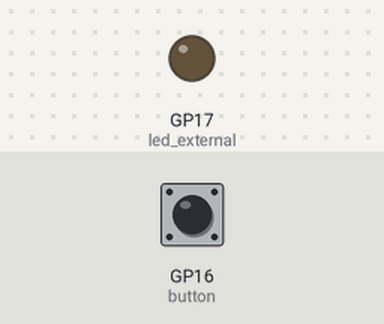
Bench run of a program on a simulated Raspberry Pi Pico running MicroPython. Shown: output pins drawn as LEDs (lit = HIGH). Dashed ring = blinking. The test bench sets the inputs (shaded band); at power-on: GP16 (button) HIGH.

Above: at 1.2 s.
1.3 s: GP16 (button) pulled LOW for 3.2 s
At 1.7 s:
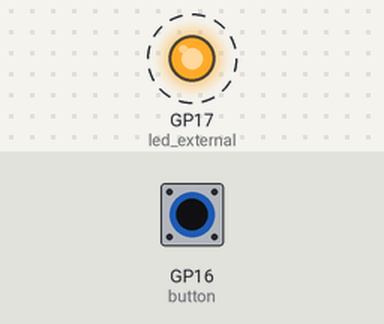
6.0 s: GP16 (button) pulled LOW for 0.15 s
At 7.2 s:
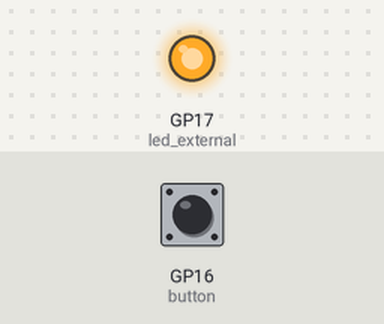
Timing chart, 0 to 9.0 s (numbered marks = the images above; inputs shaded):
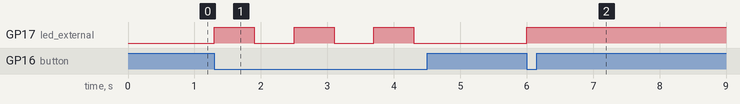

Measured:
- after the input at 1.3 s, GP17 (led_external): alternates HIGH for 0.60 s and LOW for 0.60 s, 6 changes in all, then stays LOW, starting at once
- after the input at 6.0 s, GP17 (led_external): LOW → HIGH at once

The program:

step-006.py
```python
# 配線方法：
# [GPIO 17] --- [抵抗] --- (+)LED(-) --- [GND]
# [GPIO 16] --- [ボタン] --- [GND]
#
# 抵抗（330Ω または 1kΩ）

from machine import Pin
import time

# 外部 LED を GPIO 17 に接続
led_external = Pin(17, Pin.OUT)

# ボタンを GPIO 16 に接続（プルアップ抵抗を有効化）
button = Pin(16, Pin.IN, Pin.PULL_UP)

try:
    while True:
        if button.value() == 0:   # ボタンが押された場合
            led_external.toggle() # LED をトグル
            time.sleep(0.5)       # ボタンの押しっぱなしによる連続トグルを防止

        time.sleep(0.1)  # 無駄なループ負荷を軽減

except KeyboardInterrupt:
    # Ctrl + C でプログラムを終了する際にここが実行される
    print("\nプログラムを終了します...")

finally:
    # LED をオフにして終了
    led_external.off()  # LED を消灯
    led_external.init(Pin.IN)  # GPIO ピンを無効化
    print("LED を消灯し、リソースを解放しました。")
```
